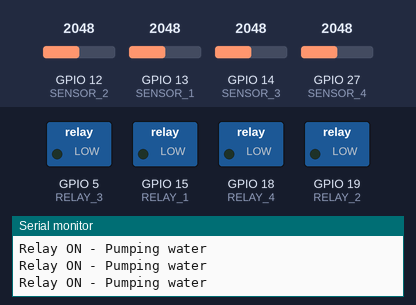
A sketch run on a simulated ESP32. Shown: switched loads named in the sketch (green lamp = pin HIGH), the last lines printed to the serial monitor. Inputs (shaded band) come from the test bench; at power-on: GPIO 12 (SENSOR_2) = 2048, GPIO 13 (SENSOR_1) = 2048, GPIO 14 (SENSOR_3) = 2048, GPIO 27 (SENSOR_4) = 2048.

Above: at 1.8 s.
1.9 s: GPIO 12 (SENSOR_2) set to 1821
3.4 s: GPIO 12 (SENSOR_2) set to 1688
At 5.0 s:
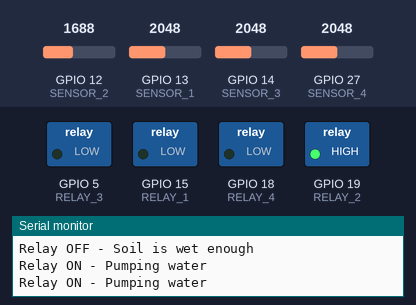
5.5 s: GPIO 13 (SENSOR_1) set to 1966
7.2 s: GPIO 13 (SENSOR_1) set to 1868
At 8.7 s:
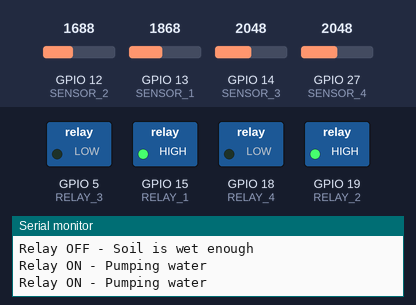
9.6 s: GPIO 14 (SENSOR_3) set to 1892
At 11.2 s:
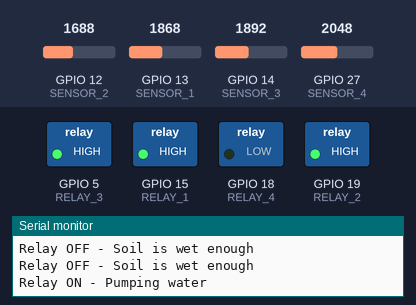
11.6 s: GPIO 27 (SENSOR_4) set to 1228
At 12.5 s:
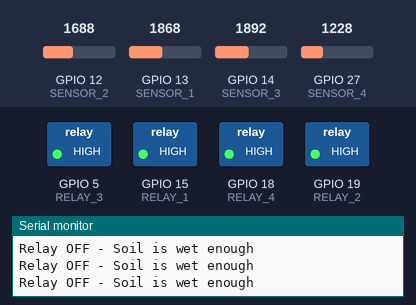
Timing chart, 0 to 14.6 s (numbered marks = the images above; inputs shaded):
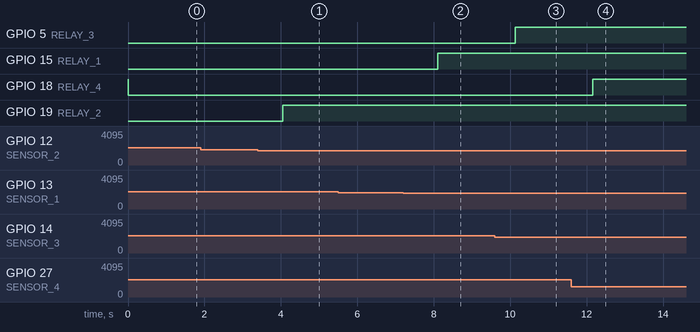

The sketch:

basic_sensor_read_automation.ino
```cpp
// Define the sensor pins
#define SENSOR_1 13  // ESP32 pin D13
#define SENSOR_2 12  // ESP32 pin D12
#define SENSOR_3 14  // ESP32 pin D14
#define SENSOR_4 27  // ESP32 pin D27

// Define the relay pins (active low)
#define RELAY_1 15  // ESP32 pin D13
#define RELAY_2 19  // ESP32 pin D12
#define RELAY_3 5   // ESP32 pin D14
#define RELAY_4 18  // ESP32 pin D27

// Define the dry and wet thresholds for each sensor
const int dryThresholds[] = {2000, 1800, 2000, 2000};
const int wetThresholds[] = {1300, 1400, 1200, 1500};

// Variables to store moisture percentages
int moisturePercentage1 = 0;
int moisturePercentage2 = 0;
int moisturePercentage3 = 0;
int moisturePercentage4 = 0;

void setup() {
  // Initialize serial communication
  Serial.begin(115200);

  // Set relay pins as output and turn them off (active low)
  pinMode(RELAY_1, OUTPUT);
  pinMode(RELAY_2, OUTPUT);
  pinMode(RELAY_3, OUTPUT);
  pinMode(RELAY_4, OUTPUT);
  digitalWrite(RELAY_1, HIGH);
  digitalWrite(RELAY_2, HIGH);
  digitalWrite(RELAY_3, HIGH);
  digitalWrite(RELAY_4, HIGH);
}

void loop() {
  // Read sensor values
  int sensorValue1 = analogRead(SENSOR_1);
  int sensorValue2 = analogRead(SENSOR_2);
  int sensorValue3 = analogRead(SENSOR_3);
  int sensorValue4 = analogRead(SENSOR_4);

  // Calculate moisture percentages
  moisturePercentage1 = calculateMoisturePercentage(sensorValue1, 0);
  moisturePercentage2 = calculateMoisturePercentage(sensorValue2, 1);
  moisturePercentage3 = calculateMoisturePercentage(sensorValue3, 2);
  moisturePercentage4 = calculateMoisturePercentage(sensorValue4, 3);

  // Print moisture percentages to serial monitor
  Serial.print("Sensor 1 Moisture: ");
  Serial.print(moisturePercentage1);
  Serial.println("%");

  Serial.print("Sensor 2 Moisture: ");
  Serial.print(moisturePercentage2);
  Serial.println("%");

  Serial.print("Sensor 3 Moisture: ");
  Serial.print(moisturePercentage3);
  Serial.println("%");

  Serial.print("Sensor 4 Moisture: ");
  Serial.print(moisturePercentage4);
  Serial.println("%");

  // Control the relays based on moisture levels
  controlRelay(RELAY_1, moisturePercentage1);
  controlRelay(RELAY_2, moisturePercentage2);
  controlRelay(RELAY_3, moisturePercentage3);
  controlRelay(RELAY_4, moisturePercentage4);

  // Delay before next reading
  delay(1000);
}

// Function to calculate moisture percentage
int calculateMoisturePercentage(int sensorValue, int sensorIndex) {
  int dryThreshold = dryThresholds[sensorIndex];
  int wetThreshold = wetThresholds[sensorIndex];

  // Ensure the sensor value is within the threshold range
  sensorValue = constrain(sensorValue, wetThreshold, dryThreshold);

  // Map the sensor value to a percentage
  int moisturePercentage = map(sensorValue, dryThreshold, wetThreshold, 0, 100);

  return moisturePercentage;
}

// Function to control the relay based on moisture percentage
void controlRelay(int relayPin, int moisturePercentage) {
  if (moisturePercentage < 10) {  // If soil is dry (adjust threshold as needed)
    digitalWrite(relayPin, LOW);  // Turn on the relay (active low)
    Serial.println("Relay ON - Pumping water");
  } else {
    digitalWrite(relayPin, HIGH);  // Turn off the relay
    Serial.println("Relay OFF - Soil is wet enough");
  }
}
```

Measured:
- the behaviour switches between 1761 and 1760 on GPIO 12 (SENSOR_2) (found by bisection; images 0 and 1)
- the behaviour switches between 1931 and 1930 on GPIO 13 (SENSOR_1) (found by bisection; images 1 and 2)
- the behaviour switches between 1921 and 1920 on GPIO 14 (SENSOR_3) (found by bisection; images 2 and 3)
- after the input at 3.4 s, GPIO 19 (RELAY_2): LOW → HIGH after 0.65 s
- after the input at 7.2 s, GPIO 15 (RELAY_1): LOW → HIGH after 0.90 s
- after the input at 9.6 s, GPIO 5 (RELAY_3): LOW → HIGH after 0.53 s
- after the input at 11.6 s, GPIO 18 (RELAY_4): LOW → HIGH after 0.56 s
